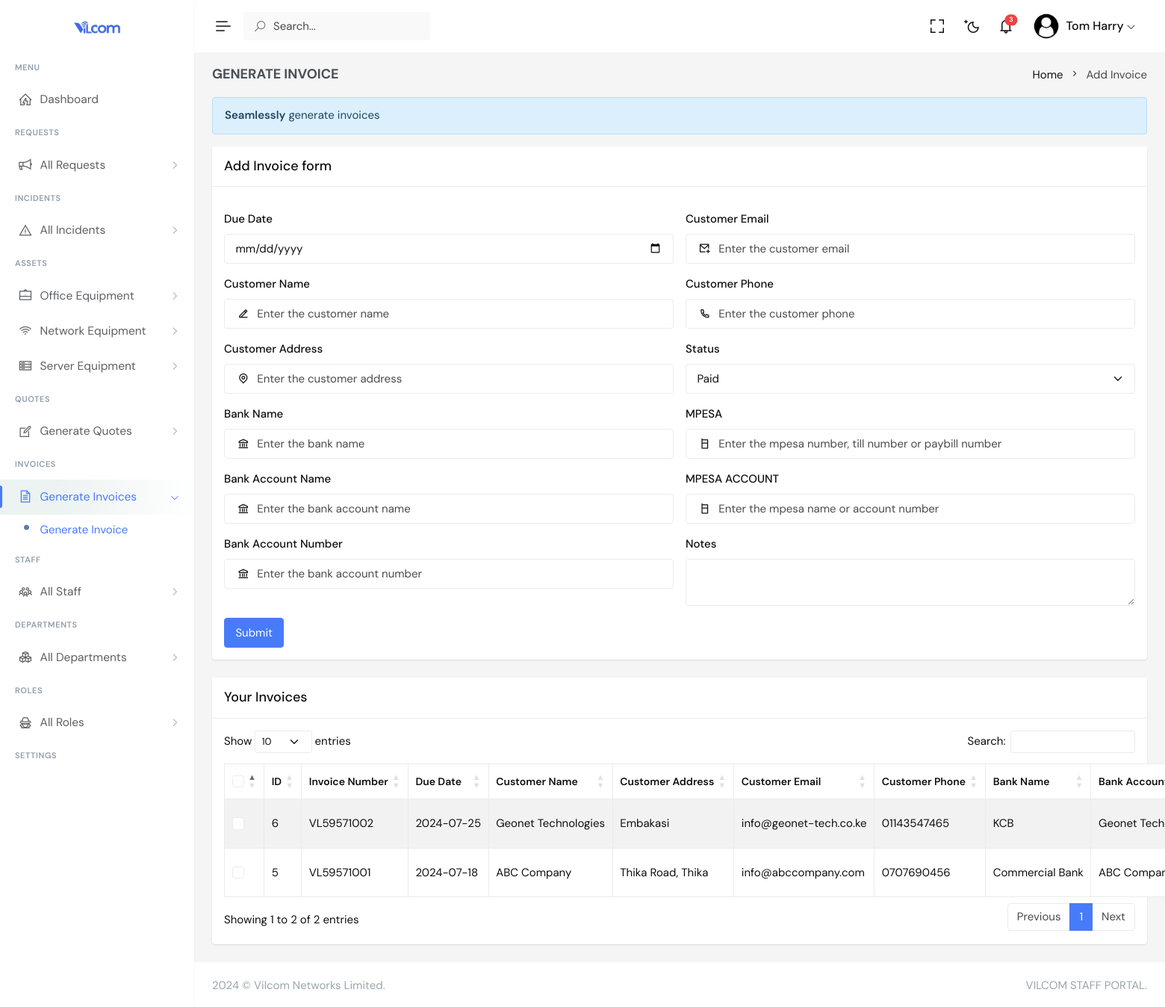
Page /management/add_invoice.php (signed in) on the committed database.
### tables this page shows
CREATE TABLE IF NOT EXISTS `invoice` (
  `invoice_id` int NOT NULL AUTO_INCREMENT,
  `invoice_number` text,
  `due_date` date DEFAULT NULL,
  `customer_name` text,
  `customer_address` text,
  `customer_email` text,
  `customer_phone` varchar(50) DEFAULT NULL,
  `bank_name` text,
  `account_name` text,
  `account_number` text,
  `mpesa` text,
  `mpesa_name` text,
  `notes` text,
  `status` varchar(50) DEFAULT NULL COMMENT 'Paid, unpaid, refund, cancel',
  `tax` decimal(10,2) DEFAULT NULL,
  `total_amount` decimal(19,2) DEFAULT NULL,
  `grand_total` decimal(10,2) DEFAULT NULL,
  `user_id` int NOT NULL,
  `updated_at` timestamp NULL DEFAULT CURRENT_TIMESTAMP,
  PRIMARY KEY (`invoice_id`),
  KEY `user_has_invoice` (`user_id`)
);

### api/MySql.php (called while the page is built, shortened)
<?php
class MySql {
    protected $host = DB_HOST;
    protected $user = DB_USER;
    protected $pass = DB_PASSWORD;
    protected $dbName = DB_NAME;
    protected $sql;
    protected $converterUtf8 = true;
    protected $uppercase = false;
    protected $connection;
    private function connect(): bool {
        try {
            $this->connection = new PDO("mysql:host={$this->host};dbname={$this->dbName}", $this->user, $this->pass);
            return true;
        } catch (PDOException $e) {
            echo "Error: " . $e->getMessage() . "<br/>";
            die();
        }
    }
    public function setSqlScript(string $sql, bool $complementation = false): void {
        $patterns = [
            "/''/", "/' '/", "/\" \"/", "/\"\"/",
            "/\"null\"/", "/\"NULL\"/", "/'null'/", "/'NULL'/",
            "/,[ \t\n\r\f\v]*,/", "/,,/", "/, ,/", "/=[ \t\n\r\f\v]*,/"
        ];
        $sql = preg_replace($patterns, "null", $sql);
        if ($complementation) {
            $this->sql .= $sql . "; \n";
        } else {
            $this->sql = $sql;
        }
    }
    public function select(string $sql): array {
        $pdo = $this->connection;
        $db = $pdo->prepare($this->sql);
        $result = $db->execute();
        if ($result) {
            $data = $db->fetchAll(PDO::FETCH_ASSOC);
            $return = [];
            foreach ($data as $key => $reg) {
                foreach ($reg as $campo => $val) {
                    $val = $this->converterUtf8 ? mb_convert_encoding($val, 'UTF-8', 'UTF-8') : $val;
                    $return[$key][$campo] = $this->uppercase ? strtoupper($val) : $val;
                }
            }
            return $return;
        } else {
            $this->error = $db->errorInfo();
            $this->error['sql'] = $this->sql;
            die($this->getErros());
        }
    }
}
?>

### management/add_invoice.php (the view, shortened to what this page needs)
<?php
 include "header.php";
?>
        <div class="main-content">
            <div class="page-content">
                <div class="container-fluid">
                    <div class="row">
                        <div class="col-12">
                            <div class="page-title-box d-sm-flex align-items-center justify-content-between">
                                <h4 class="mb-sm-0">GENERATE INVOICE</h4>
                                <div class="page-title-right">
                                    <ol class="breadcrumb m-0">
                                        <li class="breadcrumb-item"><a href="javascript: void(0);">Home</a></li>
                                        <li class="breadcrumb-item active">Add Invoice</li>
                                    </ol>
                                </div>
                            </div>
                        </div>
                    </div>
                    <div class="alert alert-info" role="alert">
                        <strong>Seamlessly</strong> generate invoices
                    </div>
                    <div class="row">
                        <div class="col-lg-12">
                            <div class="card">
                                <div class="card-header">
                                    <h4 class="card-title mb-0">Add Invoice form</h4>
                                </div>
                                <form action="" method="POST" class="auth-input" enctype="multipart/form-data">
                                <div class="card-body">
                                    <div class="row g-3">
                                        <div class="col-lg-6">
                                        <div class="mt-3">
                                                <label class="form-label">Due Date</label>
                                                <div>
                                                    <input name="due_date" type="date" class="form-control" id="due_date">
                                                </div>
                                            </div>
                                            <div class="mt-3">
                                                <label class="form-label">Customer Name</label>
                                                <div class="form-icon">
                                                        <input name="customer_name" type="text" class="form-control form-control-icon" id="customer_name" placeholder="Enter the customer name">
                                                        <i class="ri-edit-2-line"></i>
                                                    </div>
                                            </div>
                                            <div class="mt-3">
                                                <label class="form-label">Customer Address</label>
                                                <div class="form-icon">
                                                        <input name="customer_address" type="text" class="form-control form-control-icon" id="customer_address" placeholder="Enter the customer address">
                                                        <i class="ri-map-pin-line"></i>
                                                    </div>
                                            </div>
                                            <div class="mt-3">
                                                <label class="form-label">Bank Name</label>
                                                <div class="form-icon">
                                                        <input name="bank_name" type="text" class="form-control form-control-icon" id="bank_name" placeholder="Enter the bank name">
                                                        <i class="ri-bank-line"></i>
                                                    </div>
                                            </div>
                                            <div class="mt-3">
                                                <label class="form-label">Bank Account Name</label>
                                                <div class="form-icon">
                                                        <input name="account_name" type="text" class="form-control form-control-icon" id="account_name" placeholder="Enter the bank account name">
                                                        <i class="ri-bank-line"></i>
                                                    </div>
                                            </div>
                                            <div class="mt-3">
                                                <label class="form-label">Bank Account Number</label>
                                                <div class="form-icon">
                                                        <input name="account_number" type="text" class="form-control form-control-icon" id="account_number" placeholder="Enter the bank account number">
                                                        <i class="ri-bank-line"></i>
                                                    </div>
                                            </div>
                                        </div>
                                        <div class="col-lg-6">
                                        <div class="mt-3">
                                                <label class="form-label">Customer Email</label>
                                                <div class="form-icon">
                                                        <input name="customer_email" type="text" class="form-control form-control-icon" id="customer_email" placeholder="Enter the customer email">
                                                        <i class="ri-mail-add-line"></i>
                                                    </div>
                                            </div>
                                        <div class="mt-3">
                                                <label class="form-label">Customer Phone</label>
                                                <div class="form-icon">
                                                        <input name="customer_phone" type="text" class="form-control form-control-icon" id="customer_phone" placeholder="Enter the customer phone">
                                                        <i class="ri-phone-line"></i>
                                                    </div>
                                            </div>
                                            <div class="mt-3">
                                                <label class="form-label">Status</label>
                                                <div class="form-icon">
                                                <select name="status" id="source" class="form-select mb-3" aria-label="Default select example">
                                                    <option value="Paid" selected>Paid</option>
                                                </select>
                                                    </div>
                                            </div>
                                            <div class="mt-3">
                                                <label class="form-label">MPESA</label>
                                                <div class="form-icon">
                                                        <input name="mpesa" type="text" class="form-control form-control-icon" id="mpesa" placeholder="Enter the mpesa number, till number or paybill number">
                                                        <i class="ri-cellphone-line"></i>
                                                    </div>
                                            </div>
                                            <div class="mt-3">
                                                <label class="form-label">MPESA ACCOUNT</label>
                                                <div class="form-icon">
                                                        <input name="mpesa_name" type="text" class="form-control form-control-icon" id="mpesa_name" placeholder="Enter the mpesa name or account number">
                                                        <i class="ri-cellphone-line"></i>
                                                    </div>
                                            </div>
                                            <div class="mt-3">
                                                <label class="form-label">Notes</label>
                                                <div class="form-icon">
                                                        <textarea name="notes" class="form-control form-control-icon" id="notes"></textarea>
                                                    </div>
                                            </div>
                                        </div>
                                        <div class="text-left">
                                                        <button type="submit" class="btn btn-info">Submit</button>
                                                    </div>
                                    </div>
                                </div>
                                </form>
                            </div>
                            <?php
                            $queryInvoices="SELECT * FROM invoice WHERE user_id=$user_id ORDER BY invoice_id DESC";
                            $selectInvoices=$db->select($queryInvoices);
                            ?>
                            <div class="card">
                                <div class="card-header">
                                    <h5 class="card-title mb-0">Your Invoices</h5>
                                </div>
                                <div class="card-body">
                                    <table id="example" class="table table-bordered dt-responsive nowrap table-striped align-middle" style="width:100%">
                                        <thead>
                                            <tr>
                                                <th scope="col" style="width: 10px;">
                                                    <div class="form-check">
                                                        <input class="form-check-input fs-15" type="checkbox" id="checkAll" value="option">
                                                    </div>
                                                </th>
                                                <th data-ordering="false">ID</th>
                                                <th data-ordering="false">Invoice Number</th>
                                                <th data-ordering="false">Due Date</th>
                                                <th data-ordering="false">Customer Name</th>
                                                <th data-ordering="false">Customer Address</th>
                                                <th>Customer Email</th>
                                                <th>Customer Phone</th>
                                                <th>Bank Name</th>
                                                <th>Bank Account Name</th>
                                            </tr>
                                        </thead>
                                        <tbody>
                                            <?php
                                            if(count($selectInvoices)){
                                                foreach($selectInvoices as $row){
                                            ?>
                                            <tr>
                                                <th scope="row">
                                                    <div class="form-check">
                                                        <input class="form-check-input fs-15" type="checkbox" name="checkAll" value="option1">
                                                    </div>
                                                </th>
                                                <td><?php echo $row['invoice_id'];?></td>
                                                <td><?php echo $row['invoice_number'];?></td>
                                                <td><?php echo $row['due_date'];?></td>
                                                <td><?php echo $row['customer_name'];?></td>
                                                <td><?php echo $row['customer_address'];?></td>
                                                <td><?php echo $row['customer_email'];?></td>
                                                <td><?php echo $row['customer_phone'];?></td>
                                                <td><?php echo $row['bank_name'];?></td>
                                                <td><?php echo $row['account_name'];?></td>
                                            </tr>
                                            <?php
                          }
                      }
                      else
                      {
                          echo "Oops :( No Data Found";
                      }
                      ?>
                                        </tbody>
                                    </table>
                                </div>
                            </div>
                        </div>
                    </div>
                </div>
            </div>
            <?php
            include "footer.php";
            ?>

### rows in the picture
invoice: invoice_id "6", invoice_number "VL59571002", due_date "2024-07-25", customer_name "Geonet Technologies", customer_address "Embakasi", customer_email "info@geonet-tech.co.ke", customer_phone "01143547465", bank_name "KCB", account_name "Geonet…"
invoice: invoice_id "5", invoice_number "VL59571001", due_date "2024-07-18", customer_name "ABC Company", customer_address "Thika Road, Thika", customer_email "info@abccompany.com", customer_phone "0707690456", bank_name "Commercial Bank", account_name "ABC…"

### other values in the picture
$un1 "Tom"
$un2 "Harry"
